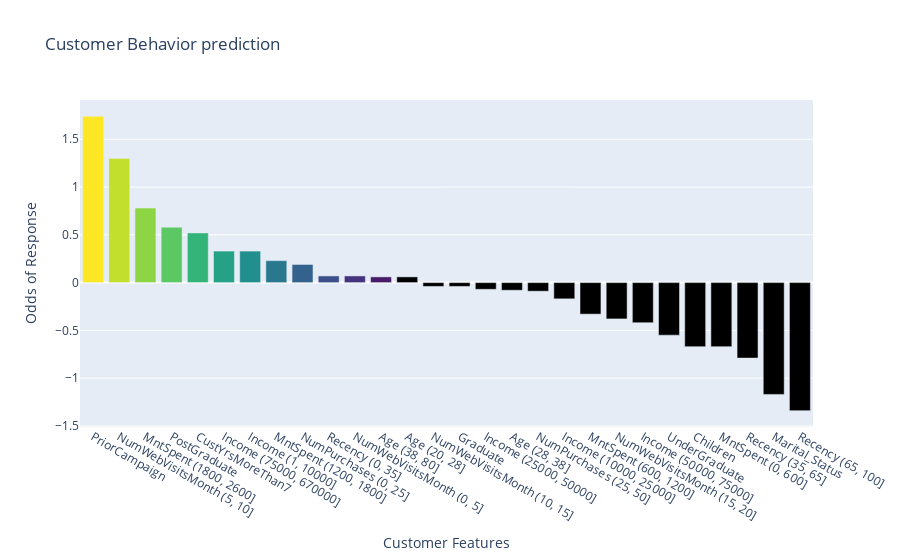

Notebook source saved alongside this figure:
### Code cell
# Let's display that with Plotly.
mydata = [go.Bar(
    x=coeffs['feature'],
    y=coeffs['coefficient'],
    marker=dict(color=Viridis[::-6])
)]

mylayout = go.Layout(
    title='Customer Behavior prediction',
    xaxis = {'title': 'Customer Features'},
    yaxis = {'title': 'Odds of Response'}, 

)
fig = go.Figure(data=mydata, layout=mylayout)
fig

### Figure 1 — Plotly figure (JSON) as saved in the notebook; plotly's stock layout.template omitted (floating-point values rounded to 4 significant figures)
{"data": [{"marker": {"color": ["#fde725", "#c3df2e", "#8dd544", "#5cc863", "#35b479", "#25a186", "#218f8d", "#29788e", "#33638d", "#3c4f8a", "#45337d", "#461969"]}, "type": "bar", "x": ["PriorCampaign", "NumWebVisitsMonth (5, 10]", "MntSpent (1800, 2600]", "PostGraduate", "CustYrsMoreThan7", "Income (75000, 670000]", "Income (1, 10000]", "MntSpent (1200, 1800]", "NumPurchases (0, 25]", "Recency (0, 35]", "NumWebVisitsMonth (0, 5]", "Age (38, 80]", "Age (20, 28]", "NumWebVisitsMonth (10, 15]", "Graduate", "Income (25000, 50000]", "Age (28, 38]", "NumPurchases (25, 50]", "Income (10000, 25000]", "MntSpent (600, 1200]", "NumWebVisitsMonth (15, 20]", "Income (50000, 75000]", "UnderGraduate", "Children", "MntSpent (0, 600]", "Recency (35, 65]", "Marital_Status", "Recency (65, 100]"], "y": [1.74, 1.3, 0.78, 0.58, 0.52, 0.33, 0.33, 0.23, 0.19, 0.07, 0.07, 0.06, 0.06, -0.04, -0.04, -0.07, -0.08, -0.09, -0.17, -0.33, -0.38, -0.42, -0.55, -0.67, -0.67, -0.79, -1.17, -1.34]}], "layout": {"autosize": true, "title": {"text": "Customer Behavior prediction"}, "xaxis": {"autorange": true, "range": [-0.5, 27.5], "title": {"text": "Customer Features"}, "type": "category"}, "yaxis": {"autorange": true, "range": [-1.511, 1.911], "title": {"text": "Odds of Response"}, "type": "linear"}}}
